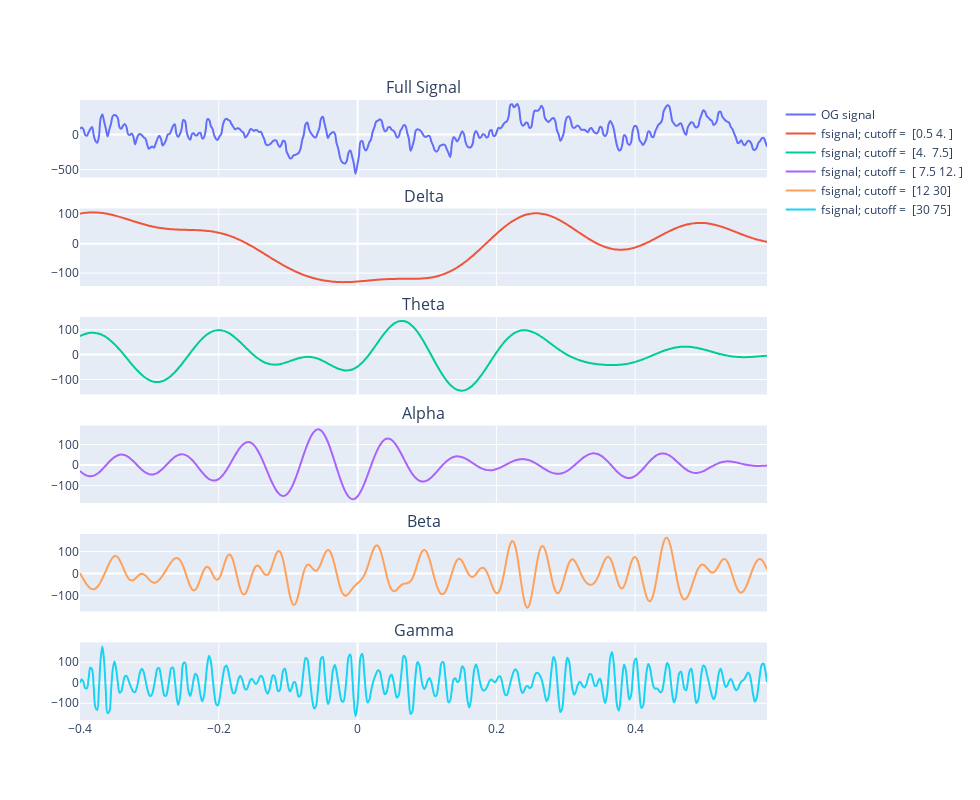

Write notebook code for a chart like this one.
### Code cell
plot_eeg_split(sample, time)

### Figure 1 — Plotly figure (JSON) as saved in the notebook; plotly's stock layout.template omitted (floating-point values rounded to 4 significant figures; data arrays with more than 128 entries replaced by an {"elided": "..."} marker saying what was removed)
{"data": [{"line": {"shape": "spline"}, "name": "OG signal", "type": "scatter", "x": {"elided": "400 float values"}, "xaxis": "x", "y": {"elided": "400 float values"}, "yaxis": "y"}, {"line": {"shape": "spline"}, "name": "fsignal; cutoff =  [0.5 4. ]", "type": "scatter", "x": {"elided": "400 float values"}, "xaxis": "x2", "y": {"elided": "400 float values"}, "yaxis": "y2"}, {"line": {"shape": "spline"}, "name": "fsignal; cutoff =  [4.  7.5]", "type": "scatter", "x": {"elided": "400 float values"}, "xaxis": "x3", "y": {"elided": "400 float values"}, "yaxis": "y3"}, {"line": {"shape": "spline"}, "name": "fsignal; cutoff =  [ 7.5 12. ]", "type": "scatter", "x": {"elided": "400 float values"}, "xaxis": "x4", "y": {"elided": "400 float values"}, "yaxis": "y4"}, {"line": {"shape": "spline"}, "name": "fsignal; cutoff =  [12 30]", "type": "scatter", "x": {"elided": "400 float values"}, "xaxis": "x5", "y": {"elided": "400 float values"}, "yaxis": "y5"}, {"line": {"shape": "spline"}, "name": "fsignal; cutoff =  [30 75]", "type": "scatter", "x": {"elided": "400 float values"}, "xaxis": "x6", "y": {"elided": "400 float values"}, "yaxis": "y6"}], "layout": {"annotations": [{"font": {"size": 16}, "showarrow": false, "text": "Full Signal", "x": 0.5, "xanchor": "center", "xref": "paper", "y": 1, "yanchor": "bottom", "yref": "paper"}, {"font": {"size": 16}, "showarrow": false, "text": "Delta", "x": 0.5, "xanchor": "center", "xref": "paper", "y": 0.825, "yanchor": "bottom", "yref": "paper"}, {"font": {"size": 16}, "showarrow": false, "text": "Theta", "x": 0.5, "xanchor": "center", "xref": "paper", "y": 0.65, "yanchor": "bottom", "yref": "paper"}, {"font": {"size": 16}, "showarrow": false, "text": "Alpha", "x": 0.5, "xanchor": "center", "xref": "paper", "y": 0.475, "yanchor": "bottom", "yref": "paper"}, {"font": {"size": 16}, "showarrow": false, "text": "Beta", "x": 0.5, "xanchor": "center", "xref": "paper", "y": 0.3, "yanchor": "bottom", "yref": "paper"}, {"font": {"size": 16}, "showarrow": false, "text": "Gamma", "x": 0.5, "xanchor": "center", "xref": "paper", "y": 0.125, "yanchor": "bottom", "yref": "paper"}], "autosize": false, "height": 800, "width": 980, "xaxis": {"anchor": "y", "autorange": true, "domain": [0, 1], "matches": "x6", "range": [-0.4, 0.59], "showticklabels": false, "type": "linear"}, "xaxis2": {"anchor": "y2", "autorange": true, "domain": [0, 1], "matches": "x6", "range": [-0.4, 0.59], "showticklabels": false, "type": "linear"}, "xaxis3": {"anchor": "y3", "autorange": true, "domain": [0, 1], "matches": "x6", "range": [-0.4, 0.59], "showticklabels": false, "type": "linear"}, "xaxis4": {"anchor": "y4", "autorange": true, "domain": [0, 1], "matches": "x6", "range": [-0.4, 0.59], "showticklabels": false, "type": "linear"}, "xaxis5": {"anchor": "y5", "autorange": true, "domain": [0, 1], "matches": "x6", "range": [-0.4, 0.59], "showticklabels": false, "type": "linear"}, "xaxis6": {"anchor": "y6", "autorange": true, "domain": [0, 1], "range": [-0.4, 0.59], "type": "linear"}, "yaxis": {"anchor": "x", "autorange": true, "domain": [0.875, 1], "range": [-615.5, 495.8], "type": "linear"}, "yaxis2": {"anchor": "x2", "autorange": true, "domain": [0.7, 0.825], "range": [-143.7, 119.6], "type": "linear"}, "yaxis3": {"anchor": "x3", "autorange": true, "domain": [0.525, 0.65], "range": [-160.0, 150.6], "type": "linear"}, "yaxis4": {"anchor": "x4", "autorange": true, "domain": [0.35, 0.475], "range": [-184.8, 192.4], "type": "linear"}, "yaxis5": {"anchor": "x5", "autorange": true, "domain": [0.175, 0.3], "range": [-173.8, 179.6], "type": "linear"}, "yaxis6": {"anchor": "x6", "autorange": true, "domain": [0, 0.125], "range": [-181.4, 196.3], "type": "linear"}}}
